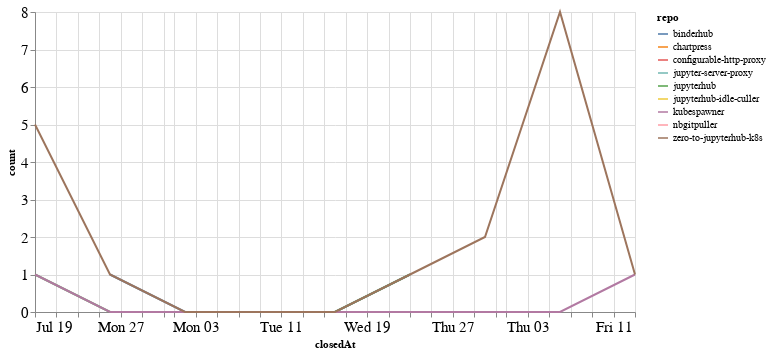

Write notebook code for a chart like this one.
### Code cell
closed_by_time = closed_by.groupby('repo').resample('W', on='closedAt').count()['author'].reset_index()
closed_by_time = closed_by_time.rename(columns={'author': 'count'})

alt.Chart(closed_by_time, width=600).mark_line().encode(
    x='closedAt',
    y='count',
    color='repo',
    tooltip="repo"
)

### Figure 1 — Vega-Lite specification as saved in the notebook (floating-point values rounded to 4 significant figures)
{"config": {"axisLeft": {"labelFontSize": 15}, "axisBottom": {"labelFontSize": 15}}, "data": {"name": "data-016798583a0c0e7f3afa5d53f95d4521"}, "mark": "line", "encoding": {"color": {"type": "nominal", "field": "repo"}, "tooltip": {"type": "nominal", "field": "repo"}, "x": {"type": "temporal", "field": "closedAt"}, "y": {"type": "quantitative", "field": "count"}}, "width": 600, "$schema": "https://vega.github.io/schema/vega-lite/v4.8.1.json", "datasets": {"data-016798583a0c0e7f3afa5d53f95d4521": [{"repo": "binderhub", "closedAt": "2020-07-26T00:00:00", "count": 1}, {"repo": "binderhub", "closedAt": "2020-08-02T00:00:00", "count": 0}, {"repo": "binderhub", "closedAt": "2020-08-09T00:00:00", "count": 0}, {"repo": "binderhub", "closedAt": "2020-08-16T00:00:00", "count": 0}, {"repo": "binderhub", "closedAt": "2020-08-23T00:00:00", "count": 1}, {"repo": "chartpress", "closedAt": "2020-07-19T00:00:00", "count": 1}, {"repo": "configurable-http-proxy", "closedAt": "2020-08-30T00:00:00", "count": 1}, {"repo": "jupyter-server-proxy", "closedAt": "2020-08-02T00:00:00", "count": 1}, {"repo": "jupyterhub", "closedAt": "2020-07-19T00:00:00", "count": 1}, {"repo": "jupyterhub", "closedAt": "2020-07-26T00:00:00", "count": 0}, {"repo": "jupyterhub", "closedAt": "2020-08-02T00:00:00", "count": 0}, {"repo": "jupyterhub", "closedAt": "2020-08-09T00:00:00", "count": 0}, {"repo": "jupyterhub", "closedAt": "2020-08-16T00:00:00", "count": 0}, {"repo": "jupyterhub", "closedAt": "2020-08-23T00:00:00", "count": 1}, {"repo": "jupyterhub-idle-culler", "closedAt": "2020-08-23T00:00:00", "count": 1}, {"repo": "kubespawner", "closedAt": "2020-07-19T00:00:00", "count": 1}, {"repo": "kubespawner", "closedAt": "2020-07-26T00:00:00", "count": 0}, {"repo": "kubespawner", "closedAt": "2020-08-02T00:00:00", "count": 0}, {"repo": "kubespawner", "closedAt": "2020-08-09T00:00:00", "count": 0}, {"repo": "kubespawner", "closedAt": "2020-08-16T00:00:00", "count": 0}, {"repo": "kubespawner", "closedAt": "2020-08-23T00:00:00", "count": 0}, {"repo": "kubespawner", "closedAt": "2020-08-30T00:00:00", "count": 0}, {"repo": "kubespawner", "closedAt": "2020-09-06T00:00:00", "count": 0}, {"repo": "kubespawner", "closedAt": "2020-09-13T00:00:00", "count": 1}, {"repo": "nbgitpuller", "closedAt": "2020-08-02T00:00:00", "count": 4}, {"repo": "zero-to-jupyterhub-k8s", "closedAt": "2020-07-19T00:00:00", "count": 5}, {"repo": "zero-to-jupyterhub-k8s", "closedAt": "2020-07-26T00:00:00", "count": 1}, {"repo": "zero-to-jupyterhub-k8s", "closedAt": "2020-08-02T00:00:00", "count": 0}, {"repo": "zero-to-jupyterhub-k8s", "closedAt": "2020-08-09T00:00:00", "count": 0}, {"repo": "zero-to-jupyterhub-k8s", "closedAt": "2020-08-16T00:00:00", "count": 0}, {"repo": "zero-to-jupyterhub-k8s", "closedAt": "2020-08-23T00:00:00", "count": 1}, {"repo": "zero-to-jupyterhub-k8s", "closedAt": "2020-08-30T00:00:00", "count": 2}, {"repo": "zero-to-jupyterhub-k8s", "closedAt": "2020-09-06T00:00:00", "count": 8}, {"repo": "zero-to-jupyterhub-k8s", "closedAt": "2020-09-13T00:00:00", "count": 1}]}}
